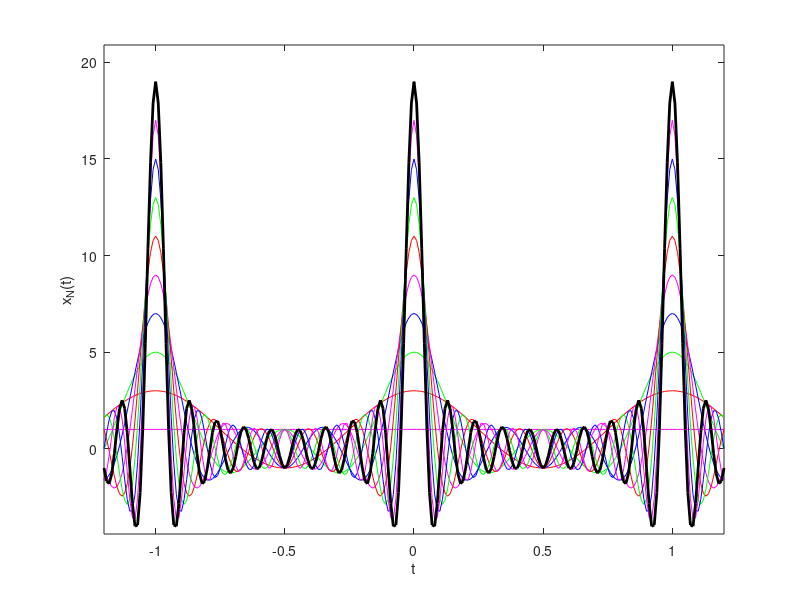

The MATLAB script that drew this image:
%用三角函数合成冲激函数
% impulse=1/T(1+cos(w1t)+2cos(2w1t)+....)


%设置周期冲击函数的周期为1
T=1;
w1=2*pi/T;

%设置要显示的x轴的范围和采样的间隔为t
t=-1.2*T:0.01:1.2*T;

%这个设置cos(nw1t)的最大n,
N=10;
xN=ones(1,length(t))/T;
clf;

%画出一条直线,对应分解出来的第一项
plot(t,xN,'m');xlabel('t');ylabel('x_N(t)');
hold on;
color = ['m','r','g','b'];
% 从第二项开始，每一项在原来的基础之上加上一个cos(nw1t),并且画出叠加的图像
for n=1:N-1
    xn=cos(n*w1*t)/T*2;
    xN=xN+xn;
    plot(t,xN,color(mod(n,length(color))+1));
end

% 这里是对最后得到的图像进行一个描绘，使得它变粗，更明显
h=plot(t,xN,'k');
set(h,'lineWidth',2);
axis([-1.2*T,1.2*T,min(xN)*1.1,max(xN)*1.1]);
